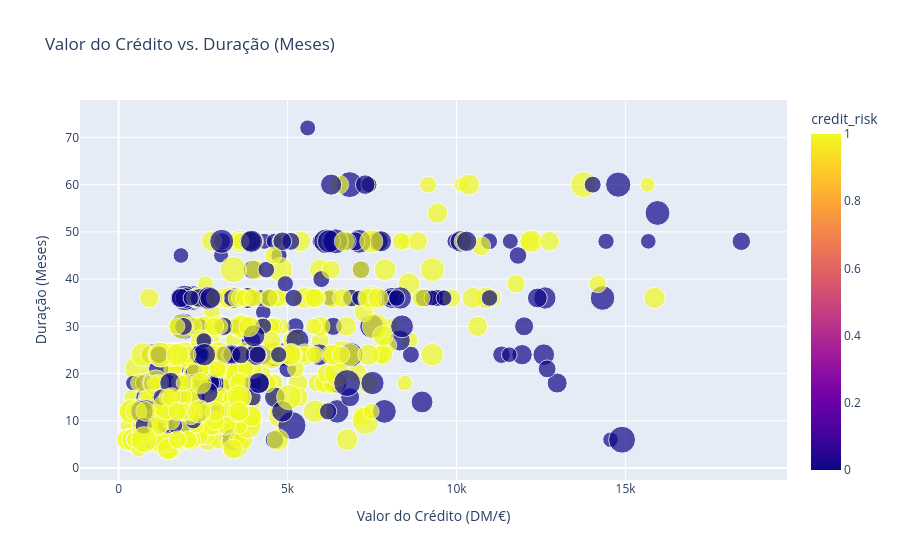

Here is the notebook cell this chart was saved with:
### Markdown cell above
---
## 3. Análise Bivariada: Valor, Prazo e Finalidade
Como o tempo e o volume financeiro afetam o risco?

### Code cell
# Relação Valor x Prazo
fig_dispersao = plots.plot_dispersao_amount(df)
fig_dispersao.show()

### Figure 1 — Plotly figure (JSON) as saved in the notebook; plotly's stock layout.template omitted (floating-point values rounded to 4 significant figures; data arrays with more than 128 entries replaced by an {"elided": "..."} marker saying what was removed)
{"data": [{"customdata": {"elided": "1000x1 str values"}, "hovertemplate": "amount=%{x}<br>duration=%{y}<br>age=%{marker.size}<br>purpose=%{customdata[0]}<br>credit_risk=%{marker.color}<extra></extra>", "legendgroup": "", "marker": {"color": {"elided": "1000 int values"}, "coloraxis": "coloraxis", "size": {"elided": "1000 int values"}, "sizemode": "area", "sizeref": 0.1875, "symbol": "circle"}, "mode": "markers", "name": "", "orientation": "v", "showlegend": false, "type": "scatter", "x": {"elided": "1000 int values"}, "xaxis": "x", "y": {"elided": "1000 int values"}, "yaxis": "y"}], "layout": {"coloraxis": {"colorbar": {"title": {"text": "credit_risk"}}, "colorscale": [[0, "#0d0887"], [0.1111, "#46039f"], [0.2222, "#7201a8"], [0.3333, "#9c179e"], [0.4444, "#bd3786"], [0.5556, "#d8576b"], [0.6667, "#ed7953"], [0.7778, "#fb9f3a"], [0.8889, "#fdca26"], [1, "#f0f921"]]}, "legend": {"itemsizing": "constant", "tracegroupgap": 0}, "title": {"text": "Valor do Crédito vs. Duração (Meses)"}, "xaxis": {"anchor": "y", "domain": [0, 1], "title": {"text": "Valor do Crédito (DM/€)"}}, "yaxis": {"anchor": "x", "domain": [0, 1], "title": {"text": "Duração (Meses)"}}}}
